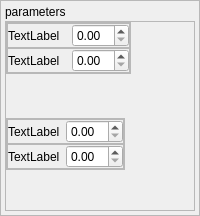
             <widget class="QFrame" name="frame_14">
              <property name="frameShape">
               <enum>QFrame::StyledPanel</enum>
              </property>
              <property name="frameShadow">
               <enum>QFrame::Raised</enum>
              </property>
              <layout class="QVBoxLayout" name="verticalLayout_9">
               <property name="spacing">
                <number>2</number>
               </property>
               <property name="leftMargin">
                <number>4</number>
               </property>
               <property name="topMargin">
                <number>4</number>
               </property>
               <property name="rightMargin">
                <number>4</number>
               </property>
               <property name="bottomMargin">
                <number>4</number>
               </property>
               <item>
                <widget class="QLabel" name="label_11">
                 <property name="sizePolicy">
                  <sizepolicy hsizetype="Preferred" vsizetype="Fixed">
                   <horstretch>0</horstretch>
                   <verstretch>0</verstretch>
                  </sizepolicy>
                 </property>
                 <property name="text">
                  <string>parameters</string>
                 </property>
                </widget>
               </item>
               <item>
                <widget class="QFrame" name="frame_19">
                 <property name="frameShape">
                  <enum>QFrame::StyledPanel</enum>
                 </property>
                 <property name="frameShadow">
                  <enum>QFrame::Raised</enum>
                 </property>
                 <layout class="QVBoxLayout" name="verticalLayout_13">
                  <property name="spacing">
                   <number>4</number>
                  </property>
                  <property name="leftMargin">
                   <number>0</number>
                  </property>
                  <property name="topMargin">
                   <number>0</number>
                  </property>
                  <property name="rightMargin">
                   <number>0</number>
                  </property>
                  <property name="bottomMargin">
                   <number>0</number>
                  </property>
                  <item>
                   <widget class="QFrame" name="frame_18">
                    <property name="sizePolicy">
                     <sizepolicy hsizetype="Fixed" vsizetype="Fixed">
                      <horstretch>0</horstretch>
                      <verstretch>0</verstretch>
                     </sizepolicy>
                    </property>
                    <property name="frameShape">
                     <enum>QFrame::StyledPanel</enum>
                    </property>
                    <property name="frameShadow">
                     <enum>QFrame::Raised</enum>
                    </property>
                    <layout class="QVBoxLayout" name="verticalLayout_12">
                     <property name="spacing">
                      <number>0</number>
                     </property>
                     <property name="leftMargin">
                      <number>0</number>
                     </property>
                     <property name="topMargin">
                      <number>0</number>
                     </property>
                     <property name="rightMargin">
                      <number>0</number>
                     </property>
                     <property name="bottomMargin">
                      <number>0</number>
                     </property>
                     <item>
                      <widget class="QFrame" name="frame_23">
                       <property name="frameShape">
                        <enum>QFrame::StyledPanel</enum>
                       </property>
                       <property name="frameShadow">
                        <enum>QFrame::Raised</enum>
                       </property>
                       <layout class="QHBoxLayout" name="horizontalLayout_12">
                        <property name="spacing">
                         <number>12</number>
                        </property>
                        <property name="leftMargin">
                         <number>0</number>
                        </property>
                        <property name="topMargin">
                         <number>0</number>
                        </property>
                        <property name="rightMargin">
                         <number>0</number>
                        </property>
                        <property name="bottomMargin">
                         <number>0</number>
                        </property>
                        <item>
                         <widget class="QLabel" name="label_18">
                          <property name="text">
                           <string>TextLabel</string>
                          </property>
                         </widget>
                        </item>
                        <item>
                         <widget class="QDoubleSpinBox" name="doubleSpinBox_6"/>
                        </item>
                       </layout>
                      </widget>
                     </item>
                     <item>
                      <widget class="QFrame" name="frame_24">
                       <property name="frameShape">
                        <enum>QFrame::StyledPanel</enum>
                       </property>
                       <property name="frameShadow">
                        <enum>QFrame::Raised</enum>
                       </property>
                       <layout class="QHBoxLayout" name="horizontalLayout_13">
                        <property name="leftMargin">
                         <number>0</number>
                        </property>
                        <property name="topMargin">
                         <number>0</number>
                        </property>
                        <property name="rightMargin">
                         <number>0</number>
                        </property>
                        <property name="bottomMargin">
                         <number>0</number>
                        </property>
                        <item>
                         <widget class="QLabel" name="label_19">
                          <property name="text">
                           <string>TextLabel</string>
                          </property>
                         </widget>
                        </item>
                        <item>
                         <widget class="QDoubleSpinBox" name="doubleSpinBox_7"/>
                        </item>
                       </layout>
                      </widget>
                     </item>
                    </layout>
                   </widget>
                  </item>
                  <item>
                   <spacer name="verticalSpacer_10">
                    <property name="orientation">
                     <enum>Qt::Vertical</enum>
                    </property>
                    <property name="sizeHint" stdset="0">
                     <size>
                      <width>20</width>
                      <height>40</height>
                     </size>
                    </property>
                   </spacer>
                  </item>
                  <item>
                   <widget class="QFrame" name="frame_17">
                    <property name="sizePolicy">
                     <sizepolicy hsizetype="Fixed" vsizetype="Fixed">
                      <horstretch>0</horstretch>
                      <verstretch>0</verstretch>
                     </sizepolicy>
                    </property>
                    <property name="frameShape">
                     <enum>QFrame::StyledPanel</enum>
                    </property>
                    <property name="frameShadow">
                     <enum>QFrame::Raised</enum>
                    </property>
                    <layout class="QVBoxLayout" name="verticalLayout_10">
                     <property name="spacing">
                      <number>0</number>
                     </property>
                     <property name="leftMargin">
                      <number>0</number>
                     </property>
                     <property name="topMargin">
                      <number>0</number>
                     </property>
                     <property name="rightMargin">
                      <number>0</number>
                     </property>
                     <property name="bottomMargin">
                      <number>0</number>
                     </property>
                     <item>
                      <widget class="QFrame" name="frame_22">
                       <property name="frameShape">
                        <enum>QFrame::StyledPanel</enum>
                       </property>
                       <property name="frameShadow">
                        <enum>QFrame::Raised</enum>
                       </property>
                       <layout class="QHBoxLayout" name="horizontalLayout_11">
                        <property name="leftMargin">
                         <number>0</number>
                        </property>
                        <property name="topMargin">
                         <number>0</number>
                        </property>
                        <property name="rightMargin">
                         <number>0</number>
                        </property>
                        <property name="bottomMargin">
                         <number>0</number>
                        </property>
                        <item>
                         <widget class="QLabel" name="label_17">
                          <property name="text">
                           <string>TextLabel</string>
                          </property>
                         </widget>
                        </item>
                        <item>
                         <widget class="QDoubleSpinBox" name="doubleSpinBox_5"/>
                        </item>
                       </layout>
                      </widget>
                     </item>
                     <item>
                      <widget class="QFrame" name="frame_21">
                       <property name="frameShape">
                        <enum>QFrame::StyledPanel</enum>
                       </property>
                       <property name="frameShadow">
                        <enum>QFrame::Raised</enum>
                       </property>
                       <layout class="QHBoxLayout" name="horizontalLayout_10">
                        <property name="leftMargin">
                         <number>0</number>
                        </property>
                        <property name="topMargin">
                         <number>0</number>
                        </property>
                        <property name="rightMargin">
                         <number>0</number>
                        </property>
                        <property name="bottomMargin">
                         <number>0</number>
                        </property>
                        <item>
                         <widget class="QLabel" name="label_16">
                          <property name="text">
                           <string>TextLabel</string>
                          </property>
                         </widget>
                        </item>
                        <item>
                         <widget class="QDoubleSpinBox" name="doubleSpinBox_4"/>
                        </item>
                       </layout>
                      </widget>
                     </item>
                    </layout>
                   </widget>
                  </item>
                  <item>
                   <spacer name="verticalSpacer_9">
                    <property name="orientation">
                     <enum>Qt::Vertical</enum>
                    </property>
                    <property name="sizeHint" stdset="0">
                     <size>
                      <width>20</width>
                      <height>40</height>
                     </size>
                    </property>
                   </spacer>
                  </item>
                 </layout>
                </widget>
               </item>
              </layout>
             </widget>
